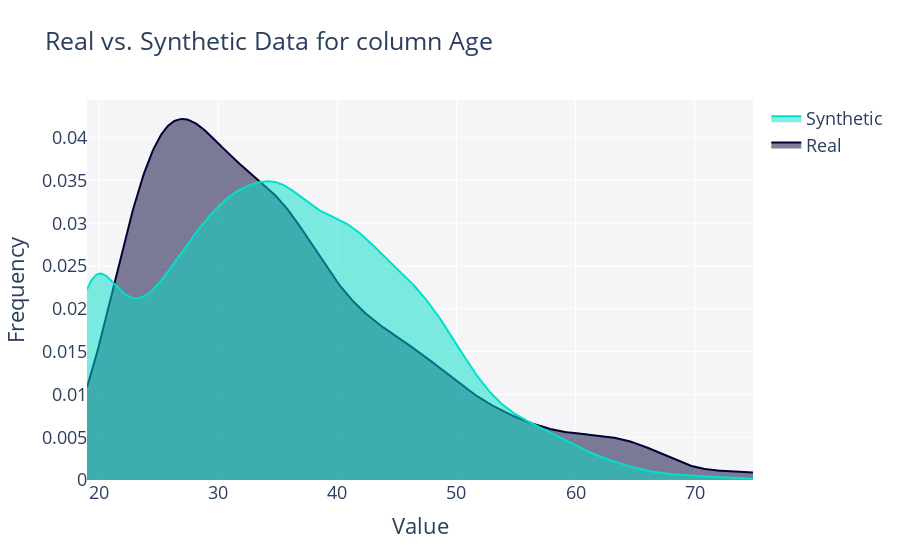

Notebook cell for this chart:
### Code cell
fig = get_column_plot(
    real_data=real_data,
    synthetic_data=synthetic_data,
    column_name='Age',
    metadata=metadata
)

fig.show()

### Figure 1 — Plotly figure (JSON) as saved in the notebook; plotly's stock layout.template omitted (floating-point values rounded to 4 significant figures; data arrays with more than 128 entries replaced by an {"elided": "..."} marker saying what was removed)
{"data": [{"fill": "tozeroy", "hovertemplate": "<b>Real</b><br>Value: %{x}<br>Frequency: %{y}<extra></extra>", "legendgroup": "Real", "marker": {"color": "#000036"}, "mode": "lines", "name": "Real", "showlegend": true, "type": "scatter", "x": {"elided": "500 float values"}, "xaxis": "x", "y": {"elided": "500 float values"}, "yaxis": "y"}, {"fill": "tozeroy", "hovertemplate": "<b>Synthetic</b><br>Value: %{x}<br>Frequency: %{y}<extra></extra>", "legendgroup": "Synthetic", "marker": {"color": "#01E0C9"}, "mode": "lines", "name": "Synthetic", "showlegend": true, "type": "scatter", "x": {"elided": "500 float values"}, "xaxis": "x", "y": {"elided": "500 float values"}, "yaxis": "y"}], "layout": {"barmode": "overlay", "font": {"size": 18}, "hovermode": "closest", "legend": {"traceorder": "reversed"}, "plot_bgcolor": "#F5F5F8", "title": {"text": "Real vs. Synthetic Data for column Age"}, "xaxis": {"anchor": "y2", "domain": [0, 1], "title": {"text": "Value"}, "zeroline": false}, "yaxis": {"anchor": "free", "domain": [0, 1], "position": 0, "title": {"text": "Frequency"}}}}
